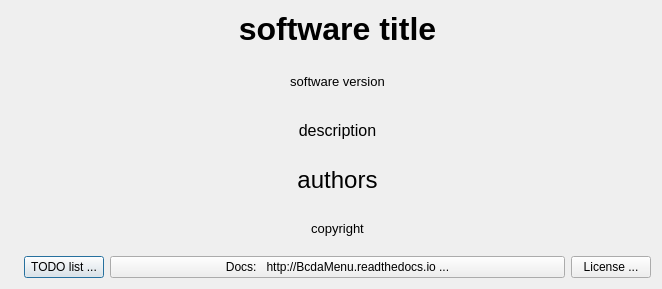
<?xml version="1.0" encoding="UTF-8"?>
<ui version="4.0">
 <class>Dialog</class>
 <widget class="QDialog" name="Dialog">
  <property name="windowModality">
   <enum>Qt::ApplicationModal</enum>
  </property>
  <property name="geometry">
   <rect>
    <x>0</x>
    <y>0</y>
    <width>662</width>
    <height>289</height>
   </rect>
  </property>
  <property name="windowTitle">
   <string>About this application</string>
  </property>
  <layout class="QGridLayout" name="gridLayout">
   <item row="0" column="0">
    <layout class="QHBoxLayout" name="horizontalLayout_2" stretch="0,1">
     <item>
      <layout class="QVBoxLayout" name="verticalLayout_5">
       <item>
        <widget class="QLabel" name="icon">
         <property name="text">
          <string/>
         </property>
         <property name="pixmap">
          <pixmap>logo2.png</pixmap>
         </property>
         <property name="alignment">
          <set>Qt::AlignLeading|Qt::AlignLeft|Qt::AlignTop</set>
         </property>
        </widget>
       </item>
      </layout>
     </item>
     <item>
      <layout class="QVBoxLayout" name="verticalLayout_main" stretch="0,0,0,0,0,0">
       <item>
        <widget class="QLabel" name="title">
         <property name="font">
          <font>
           <pointsize>24</pointsize>
           <weight>75</weight>
           <bold>true</bold>
          </font>
         </property>
         <property name="text">
          <string>software title</string>
         </property>
         <property name="alignment">
          <set>Qt::AlignHCenter|Qt::AlignTop</set>
         </property>
        </widget>
       </item>
       <item>
        <widget class="QLabel" name="version">
         <property name="font">
          <font>
           <pointsize>10</pointsize>
          </font>
         </property>
         <property name="text">
          <string>software version</string>
         </property>
         <property name="alignment">
          <set>Qt::AlignCenter</set>
         </property>
        </widget>
       </item>
       <item>
        <widget class="QLabel" name="description">
         <property name="font">
          <font>
           <pointsize>12</pointsize>
          </font>
         </property>
         <property name="text">
          <string>description</string>
         </property>
         <property name="alignment">
          <set>Qt::AlignCenter</set>
         </property>
        </widget>
       </item>
       <item>
        <widget class="QLabel" name="authors">
         <property name="font">
          <font>
           <pointsize>18</pointsize>
          </font>
         </property>
         <property name="text">
          <string>authors</string>
         </property>
         <property name="alignment">
          <set>Qt::AlignCenter</set>
         </property>
        </widget>
       </item>
       <item>
        <widget class="QLabel" name="copyright">
         <property name="font">
          <font>
           <pointsize>10</pointsize>
          </font>
         </property>
         <property name="text">
          <string>copyright</string>
         </property>
         <property name="alignment">
          <set>Qt::AlignCenter</set>
         </property>
        </widget>
       </item>
       <item>
        <layout class="QHBoxLayout" name="horizontalLayout" stretch="0,1,0">
         <item>
          <widget class="QPushButton" name="issues_pb">
           <property name="text">
            <string>TODO list ...</string>
           </property>
          </widget>
         </item>
         <item>
          <widget class="QPushButton" name="docs_pb">
           <property name="text">
            <string>Docs:   http://BcdaMenu.readthedocs.io ...</string>
           </property>
          </widget>
         </item>
         <item>
          <widget class="QPushButton" name="license_pb">
           <property name="text">
            <string>License ...</string>
           </property>
          </widget>
         </item>
        </layout>
       </item>
      </layout>
     </item>
    </layout>
   </item>
  </layout>
 </widget>
 <resources/>
 <connections/>
</ui>
